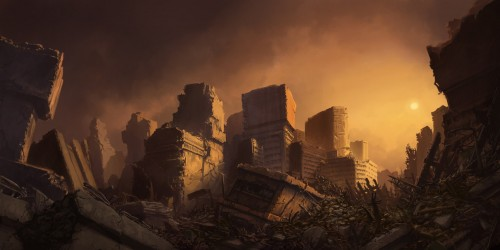
#> input picture arithmetic-addition-subtraction/input1.jpeg, 500 x 250 px
$ python addition.py
#> lines starting #> are read from the running program, lines starting #| are printed output that depends on the picture
# Python program to illustrate
# arithmetic operation of
# addition of two images

# organizing imports
import cv2
import numpy as np

# path to input images are specified and
# images are loaded with imread command
image1 = cv2.imread('input1.jpeg')
#> image1 is the input picture: shape (250, 500, 3); mean B, G, R 34.8, 52.4, 81
image2 = cv2.imread('input2.jpeg')
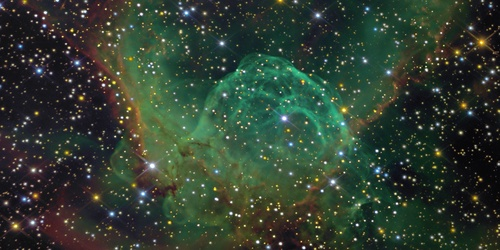
#> input picture arithmetic-addition-subtraction/input2.jpeg, 500 x 250 px
#> image2 is the input picture: shape (250, 500, 3); mean B, G, R 49.4, 62.5, 48.9

# cv2.addWeighted is applied over the
# Syntax: cv2.addWeighted(img1, wt1, img2, wt2, gammaValue)
# Parameters:
# img1: First Input Image array(Single-channel, 8-bit or floating-point)
# wt1: Weight of the first input image elements to be applied to the final image
# img2: Second Input Image array(Single-channel, 8-bit or floating-point)
# wt2: Weight of the second input image elements to be applied to the final image
# gammaValue: Measurement of light
weightedSum = cv2.addWeighted(image1, 0.5, image2, 0.9, 1)
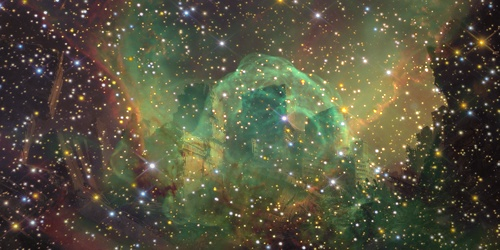
#> weightedSum: shape (250, 500, 3); mean B, G, R 62.9, 83.4, 85.4

# the window showing output image
# with the weighted sum
cv2.namedWindow('arithmetic-additional', cv2.WINDOW_NORMAL)
cv2.imshow('WeightedImage', weightedSum)

# De-allocate any associated memory usage
if cv2.waitKey(0) & 0xff == 27:
#> (key Esc is pressed here)
    cv2.destroyAllWindows()
